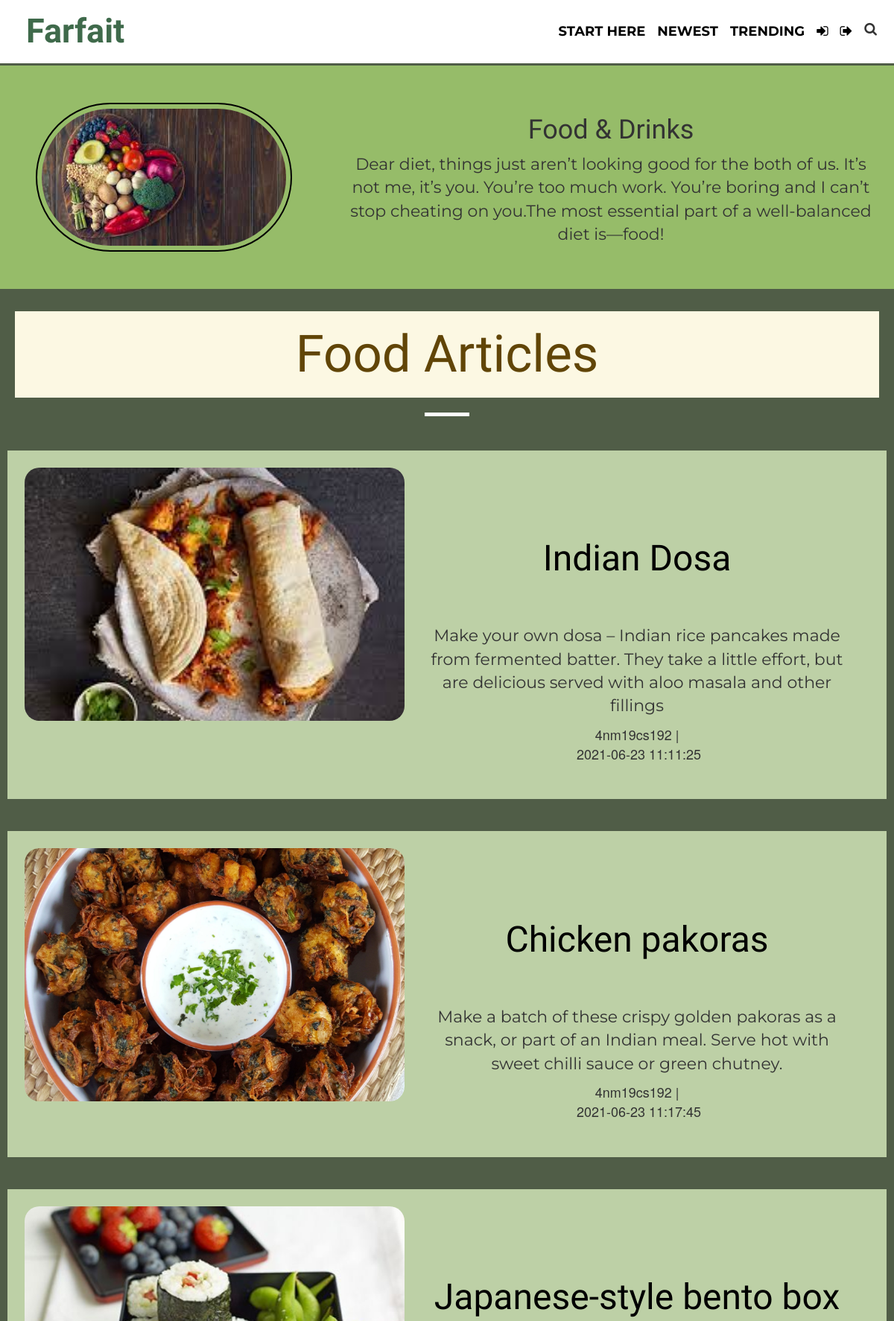
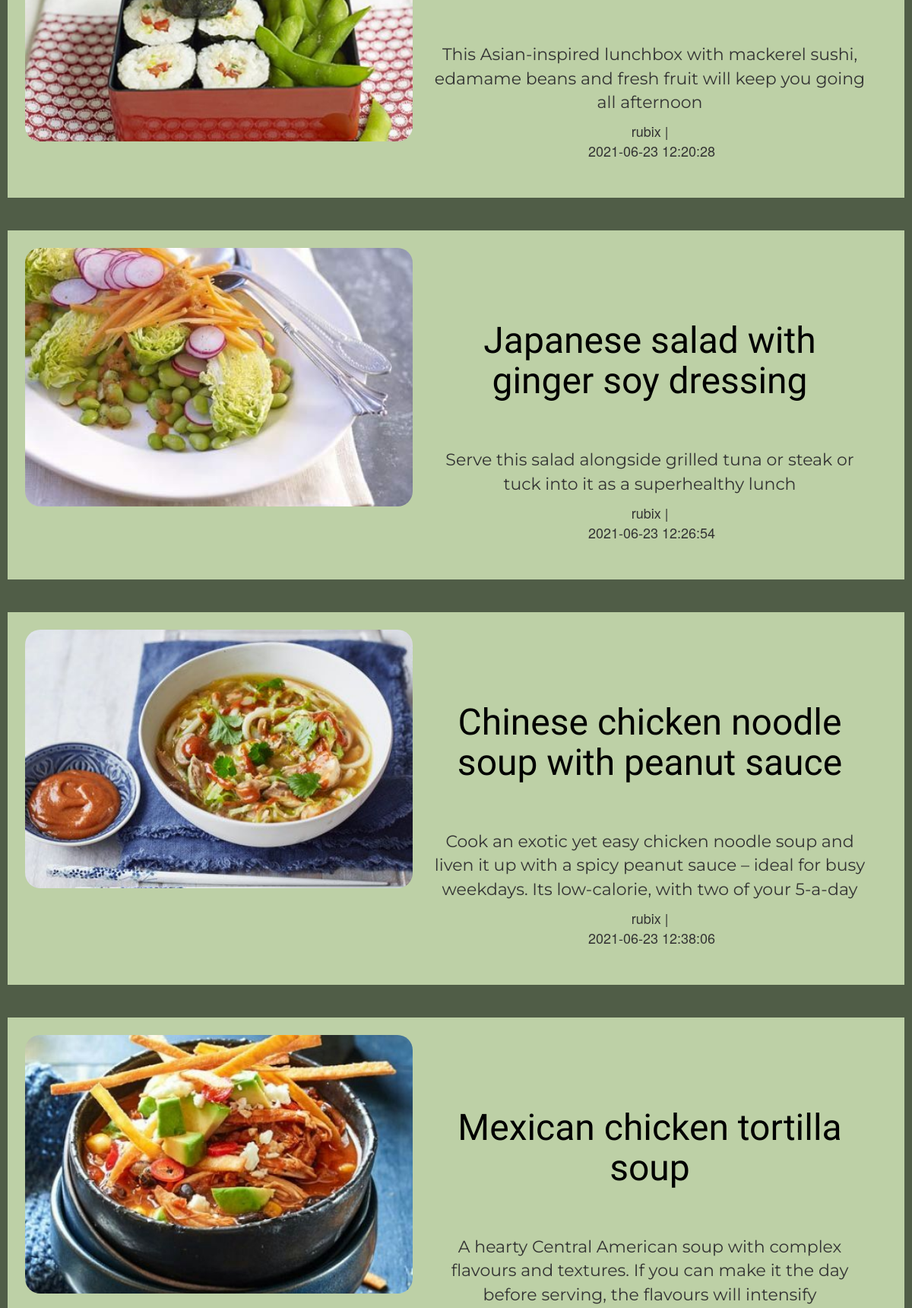
/trending.php (upper part), run on the app's committed database (2 pictures, top to bottom).
### tables this page shows
CREATE TABLE `blogpost` (
  `id` int(5) NOT NULL,
  `username` varchar(255) NOT NULL,
  `created_at` datetime NOT NULL DEFAULT current_timestamp(),
  `recipe` varchar(50) NOT NULL,
  `pre_time` int(4) NOT NULL,
  `cooking_time` int(4) NOT NULL,
  `servings` int(2) NOT NULL,
  `category` varchar(20) NOT NULL,
  `origin` varchar(20) NOT NULL,
  `image` varchar(255) NOT NULL,
  `description` text NOT NULL,
  `ingredients` text NOT NULL,
  `method` text NOT NULL,
  `likes` int(5) NOT NULL
);

### trending.php (the view, shortened to what this page needs)
<?php
require_once "blogconfig.php";
$sql="SELECT * FROM blogpost ORDER BY likes DESC";
?>
<!DOCTYPE html>
<html lang="en">
<head>
    <link rel="stylesheet" href="https://maxcdn.bootstrapcdn.com/bootstrap/3.4.1/css/bootstrap.min.css">
    <link href="https://stackpath.bootstrapcdn.com/font-awesome/4.7.0/css/font-awesome.min.css" rel="stylesheet"
>
    <link rel="stylesheet" href="https://cdnjs.cloudflare.com/ajax/libs/font-awesome/4.7.0/css/font-awesome.min.css">
    <link rel="stylesheet" href="css/utils.css">
    <link rel="stylesheet" href="css/articlelink.css">
    <link rel="stylesheet" href="css/mobile.css">
</head>
<body>
    <nav class="nav-header" id="navtarget">
        <nav class="navigation m-auto">
            <div class="nav-top ">
                <div class="nav-logo logofont"><a href="index.php">Farfait</a></div>
                <div class="nav-search">
                    <div class="nav-searchothers">
                        <a href="index.php">START HERE</a>
                        <a href="newest.php">NEWEST</a>
                        <a href="trending.php">TRENDING</a>
                        <a href="login.php" title='login'><i class="fa fa-sign-in" aria-hidden="true"></i></a>
                        <a href="logout.php" title='logout' class="anav"><i class="fa fa-sign-out" aria-hidden="true"></i></a>
                    </div>
                    <span>
                        <i class="fa fa-search searchicon" aria-hidden="true"></i>
                    </span>
                </div>
        </nav>
        <hr id=navcontent>
    </nav>
    <div class="content-bloghead max-width-1 m-auto my-2">
        <div class="content-left">
            <img src="img/food.jpg" alt="pasta">
        </div>
        <div class="content-right">
            <h1>Food & Drinks</h1>
            <p>Dear diet, things just aren’t looking good for the both of us. It’s not me, it’s you. You’re too much
                work. You’re boring and I can’t stop cheating on you.The most essential part of a well-balanced diet
                is—food!</p>
        </div>
    </div>
    <div class="home-articles max-width-1 m-auto font4">
        <h1>Food Articles</h1>
        <hr class="quote-hr">
        <br>
 <?php
 if($result = mysqli_query($link, $sql)){
  if(mysqli_num_rows($result)==0)
  {
      echo "<span class='nothing'>Sorry! ,there's no content here.</span>";
  }
  else{
    while($row = mysqli_fetch_array($result)){
        $username=$row['username'];
        $recipe=$row['recipe'];
        $id=$row['id'];
        $describe=$row['description'];
        $time=$row['created_at'];
        $image=$row['image'];
    echo"<div class='home-article'>
            <div class='home-article-img'>
                <img src='$image' alt='$image'>
            </div>
            <div class='home-article-content font4'>
                <a href='article.php?id=$id'>
                    <h2>$recipe</h2>
                </a>
                <p>$describe</p>
                <span>$username |</span>
                <span> $time</span>
            </div>
        </div>
        <div class='max-width-1 m-auto'>
            <hr>
        </div>";
    }
  }
}
  ?>
    </div>
</body>
</html>

### css/utils.css (style rules this page uses)
:root { --main-bg-color: rgb(63, 106, 75); --logo-font:'Dancing Script', cursive; --font1:'Montserrat', sans-serif; --font2:'Open Sans', sans-serif; --font3:'Baloo Tammudu 2', cursive; --font4:'Mate SC', serif; }
.logofont { font-family: var(--logo-font); }
.m-auto { margin:auto; }
.quote-hr { margin: auto; width:5vw; height:5px; background-color:white; }

### css/articlelink.css (style rules this page uses)
* { margin: 0; padding: 0; }
hr { border: 0; clear:both; display:block; width: 100%; background-color:rgb(80 93 71); height: 3px; }
.navigation { display: flex; flex-direction: column; height: 85px; }
.nav-top { display: flex; justify-content: space-between; align-items: center; margin: auto 15px; }
.nav-logo a { text-decoration: none; font-size: 45px; font-weight: bolder; margin-left: 20px; color: var(--main-bg-color); }
.nav-search { font-family: var(--font1); font-weight: bolder; display: flex; }
.nav-searchothers { display: flex; }
.nav-search a { margin: 0px 8px; text-decoration: none; color: black; padding: 2px 0px; font-size: 18px; }
.searchicon { font-size: 18px; margin: 2px 8px 0px 8px; cursor: pointer; }
#navcontent { margin:0px 0px!important; }
p { font-family: var(--font1); font-size: 22px; overflow-wrap: anywhere; }
.content-bloghead { display: flex; min-height: 300px; background-color:rgb(150 188 105); position: relative; }
.content-left { display: flex; align-items: center; justify-content: center; width: 44%; }
.content-left img { height: 200px; border-radius: 100px; border: 2px solid black; padding: 6px; margin: 20px; }
.content-right { text-align: center; font-family: var(--font3); width: 70%; display: flex; align-items: center; justify-content: center; flex-direction: column; margin:30px; align-self: center; }
.home-articles { padding-top: 10px; background-color: rgb(80 93 71); text-align: center; font-size:25px; }
.home-articles h1 { font-family: var(--logo-font); font-size: 69px; margin: 20px; background-color: #fcf8e3; padding: 20px; color: #614507; white-space: pre-wrap; white-space: -moz-pre-wrap; white-space: -pre-wrap; white-space: -o-pre-wrap; word-wrap: break-word; overflow-wrap: anywhere; }
.home-article { display: flex; padding: 23px; background-color: #bdd0a6; margin: 10px; justify-content: space-around; }
.home-article img { width: 51rem; height: 34rem; object-fit: cover; object-position: center; border-radius: 20px; }
.home-article-content { align-self: center; padding:25px; font-size: 18px; display:flex; flex-direction: column; overflow-x: auto; white-space: pre-wrap; white-space: -moz-pre-wrap; white-space: -pre-wrap; white-space: -o-pre-wrap; word-wrap: break-word; overflow-wrap: anywhere; }
.home-article-content a { text-decoration:none; color:black; overflow-wrap: anywhere; }
.home-article-content p { overflow-wrap: anywhere; }
h2 { font-family: var(--logo-font); font-size :xxx-large; }

### data on the page
blogpost: image (picture), recipe "Indian Dosa", description "Make your own dosa – Indian rice pancakes made from fermented batter. They take a little effort, but are delicious served with aloo masala and other fillings", username "4nm19cs192", created_at "2021-06-23 11:11:25"
blogpost: image (picture), recipe "Chicken pakoras", description "Make a batch of these crispy golden pakoras as a snack, or part of an Indian meal. Serve hot with sweet chilli sauce or green chutney.", username "4nm19cs192", created_at "2021-06-23 11:17:45"
blogpost: image (picture), recipe "Japanese-style bento box", description "This Asian-inspired lunchbox with mackerel sushi, edamame beans and fresh fruit will keep you going all afternoon", username "rubix", created_at "2021-06-23 12:20:28"
blogpost: image (picture), recipe "Japanese salad with ginger soy dressing", description "Serve this salad alongside grilled tuna or steak or tuck into it as a superhealthy lunch", username "rubix", created_at "2021-06-23 12:26:54"
blogpost: image (picture), recipe "Chinese chicken noodle soup with peanut sauce", description "Cook an exotic yet easy chicken noodle soup and liven it up with a spicy peanut sauce – ideal for busy weekdays. Its low-calorie, with two of your 5-a-day", username "rubix", created_at "2021-06-23 12:38:06"
blogpost: image (picture), recipe "Mexican chicken tortilla soup", description "A hearty Central American soup with complex flavours and textures. If you can make it the day before serving, the flavours will intensify"
